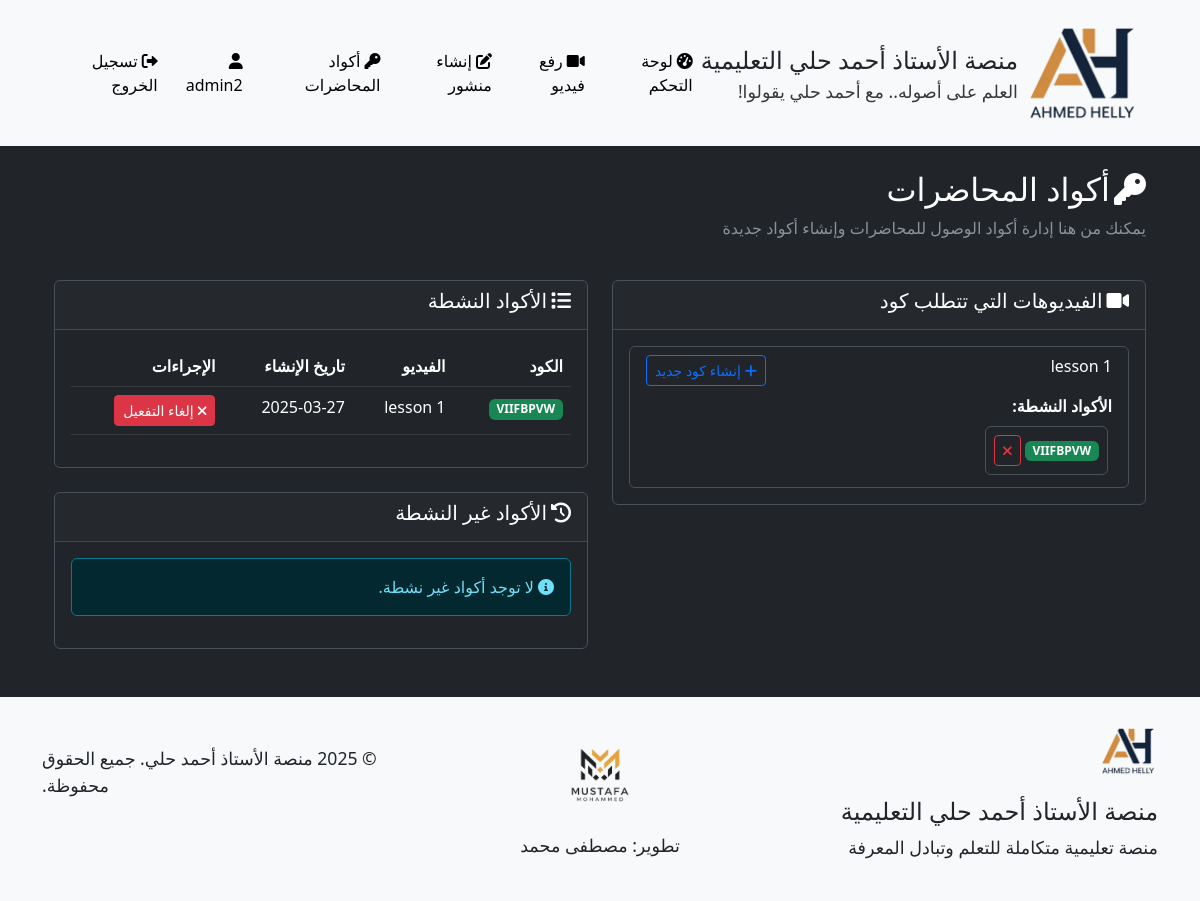
Page /admin/lecture_codes (signed in) on the earlier database version.
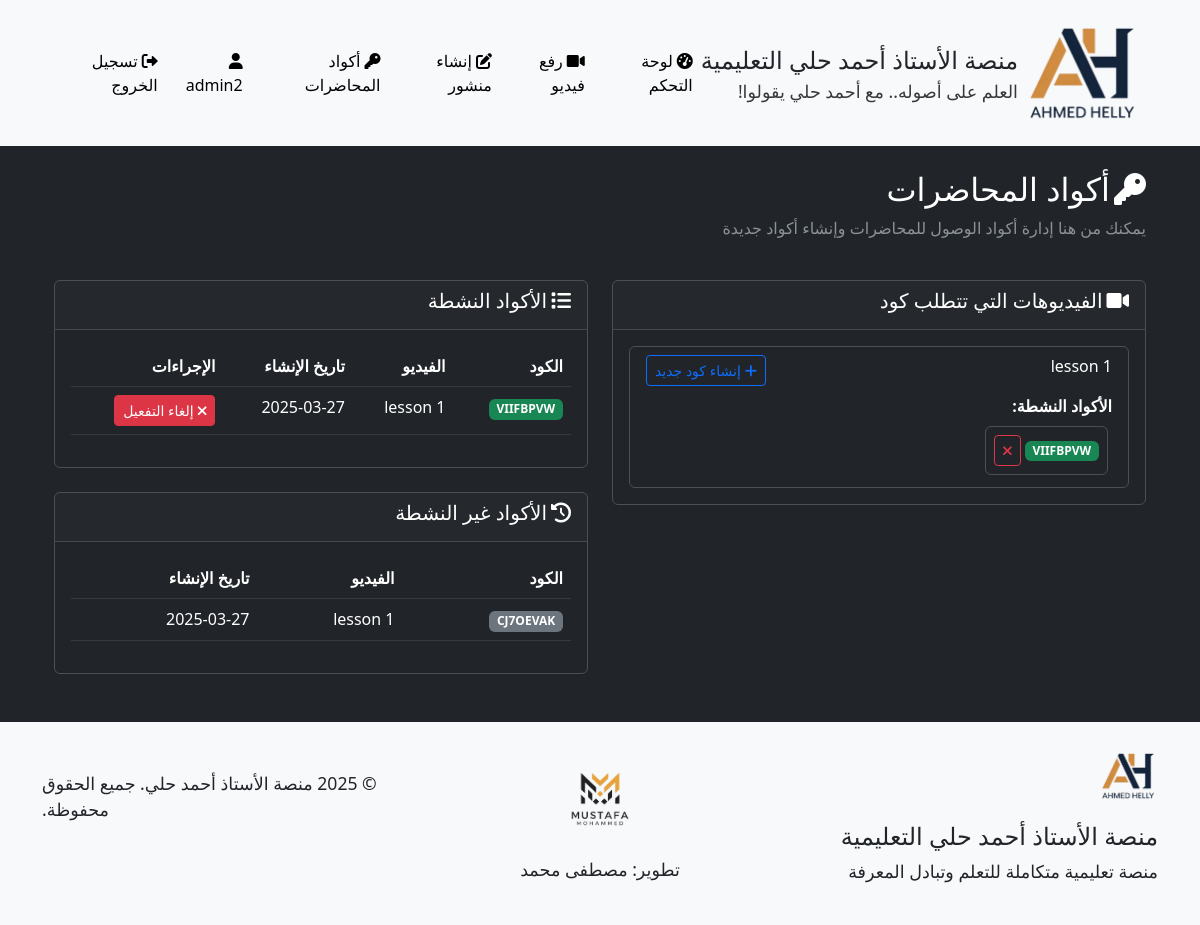
Same page on the later database version.
### models.py (models this page shows, shortened)
class Video(db.Model):
    __tablename__ = 'videos'
    id = db.Column(db.Integer, primary_key=True)
    title = db.Column(db.String(100), nullable=False)
    url = db.Column(db.String(200), nullable=True)  # يمكن أن يكون فارغًا في حالة رفع ملف
    file_path = db.Column(db.String(200), nullable=True)  # مسار الملف المرفوع
    description = db.Column(db.Text)
    uploaded_by = db.Column(db.Integer, db.ForeignKey('users.id'), nullable=False)
    created_at = db.Column(db.DateTime, default=datetime.utcnow)
    requires_code = db.Column(db.Boolean, default=True)  # هل تتطلب المحاضرة كود للوصول
    comments = db.relationship('Comment', backref='video', lazy='dynamic', cascade='all, delete-orphan')

class LectureCode(db.Model):
    __tablename__ = 'lecture_codes'
    id = db.Column(db.Integer, primary_key=True)
    video_id = db.Column(db.Integer, db.ForeignKey('videos.id'), nullable=False)
    code = db.Column(db.String(20), nullable=False, unique=True)
    created_at = db.Column(db.DateTime, default=datetime.utcnow)
    is_active = db.Column(db.Boolean, default=True)
    video = db.relationship('Video', backref=db.backref('access_codes', lazy='dynamic'))

### routes.py (the view)
@admin_bp.route('/lecture_codes')
@login_required
def lecture_codes():
    if not current_user.is_admin():
        abort(403)
    videos = Video.query.filter_by(requires_code=True).all()
    active_codes = LectureCode.query.filter_by(is_active=True).order_by(LectureCode.created_at.desc()).all()
    inactive_codes = LectureCode.query.filter_by(is_active=False).order_by(LectureCode.created_at.desc()).all()
    return render_template(
        'admin/lecture_codes.html',
        videos=videos,
        active_codes=active_codes,
        inactive_codes=inactive_codes
    )

### app.py (called while the page is built)
    @login_manager.user_loader
    def load_user(user_id):
        return User.query.get(int(user_id))

### models.py (called while the page is built)
    def is_admin(self):
        return self.role == 'admin'

### templates/admin/lecture_codes.html (shortened to what the changed rows need)
{% extends 'base.html' %}
{% block content %}
<div class="container mt-4">
    <div class="row mb-4">
        <div class="col">
            <h2><i class="fas fa-key me-2"></i>أكواد المحاضرات</h2>
        </div>
    </div>
    <div class="row">
        <div class="col-lg-6">
            <div class="card bg-dark mb-4">
                <div class="card-body">
                    {% if videos %}
                        <div class="list-group">
                            {% for video in videos %}
                                <div class="list-group-item bg-dark">
                                    <div class="d-flex justify-content-between align-items-center">
                                        <h6>{{ video.title }}</h6>
                                        <form method="POST" action="{{ url_for('admin.create_lecture_code', video_id=video.id) }}">
                                            <button type="submit" class="btn btn-sm btn-outline-primary">
                                                <i class="fas fa-plus me-1"></i>إنشاء كود جديد
                                            </button>
                                        </form>
                                    </div>
                                    {% set active_video_codes = active_codes|selectattr('video_id', 'equalto', video.id)|list %}
                                    {% if active_video_codes %}
                                        <div class="mt-2">
                                            <strong>الأكواد النشطة:</strong>
                                            <div class="d-flex flex-wrap mt-1">
                                                {% for code in active_video_codes %}
                                                    <div class="d-flex align-items-center m-1 p-2 border rounded">
                                                        <span class="badge bg-success me-1">{{ code.code }}</span>
                                                        <a href="{{ url_for('admin.deactivate_code', code_id=code.id) }}" class="btn btn-sm btn-outline-danger">
                                                            <i class="fas fa-times"></i>
                                                        </a>
                                                    </div>
                                                {% endfor %}
                                            </div>
                                        </div>
                                    {% endif %}
                                </div>
                            {% endfor %}
                        </div>
                    {% else %}
                        <div class="alert alert-info">
                            <i class="fas fa-info-circle me-2"></i>لا توجد فيديوهات تتطلب كود للوصول.
                        </div>
                    {% endif %}
                </div>
            </div>
        </div>
        <div class="col-lg-6">
            <div class="card bg-dark mb-4">
                <div class="card-body">
                    {% if active_codes %}
                        <div class="table-responsive">
                            <table class="table table-dark table-hover">
                                <thead>
                                    <tr>
                                        <th>الكود</th>
                                        <th>الفيديو</th>
                                        <th>تاريخ الإنشاء</th>
                                        <th>الإجراءات</th>
                                    </tr>
                                </thead>
                                <tbody>
                                    {% for code in active_codes %}
                                        <tr>
                                            <td>
                                                <span class="badge bg-success">{{ code.code }}</span>
                                            </td>
                                            <td>{{ code.video.title }}</td>
                                            <td>{{ code.created_at.strftime('%Y-%m-%d') }}</td>
                                            <td>
                                                <a href="{{ url_for('admin.deactivate_code', code_id=code.id) }}" class="btn btn-sm btn-danger">
                                                    <i class="fas fa-times me-1"></i>إلغاء التفعيل
                                                </a>
                                            </td>
                                        </tr>
                                    {% endfor %}
                                </tbody>
                            </table>
                        </div>
                    {% else %}
                        <div class="alert alert-info">
                            <i class="fas fa-info-circle me-2"></i>لا توجد أكواد نشطة حالياً.
                        </div>
                    {% endif %}
                </div>
            </div>
            <div class="card bg-dark">
                <div class="card-body">
                    {% if inactive_codes %}
                        <div class="table-responsive">
                            <table class="table table-dark table-hover">
                                <thead>
                                    <tr>
                                        <th>الكود</th>
                                        <th>الفيديو</th>
                                        <th>تاريخ الإنشاء</th>
                                    </tr>
                                </thead>
                                <tbody>
                                    {% for code in inactive_codes %}
                                        <tr>
                                            <td>
                                                <span class="badge bg-secondary">{{ code.code }}</span>
                                            </td>
                                            <td>{{ code.video.title }}</td>
                                            <td>{{ code.created_at.strftime('%Y-%m-%d') }}</td>
                                        </tr>
                                    {% endfor %}
                                </tbody>
                            </table>
                        </div>
                    {% else %}
                        <div class="alert alert-info">
                            <i class="fas fa-info-circle me-2"></i>لا توجد أكواد غير نشطة.
                        </div>
                    {% endif %}
                </div>
            </div>
        </div>
    </div>
</div>
{% endblock %}

Differences in the rows shown:
added LectureCode: code "CJ7OEVAK", video "lesson 1", created_at "2025-03-27", shown under "الأكواد غير النشطة"
Other differences:
text no longer shown: "لا توجد أكواد غير نشطة."
text now shown: "الكود الفيديو تاريخ الإنشاء"
